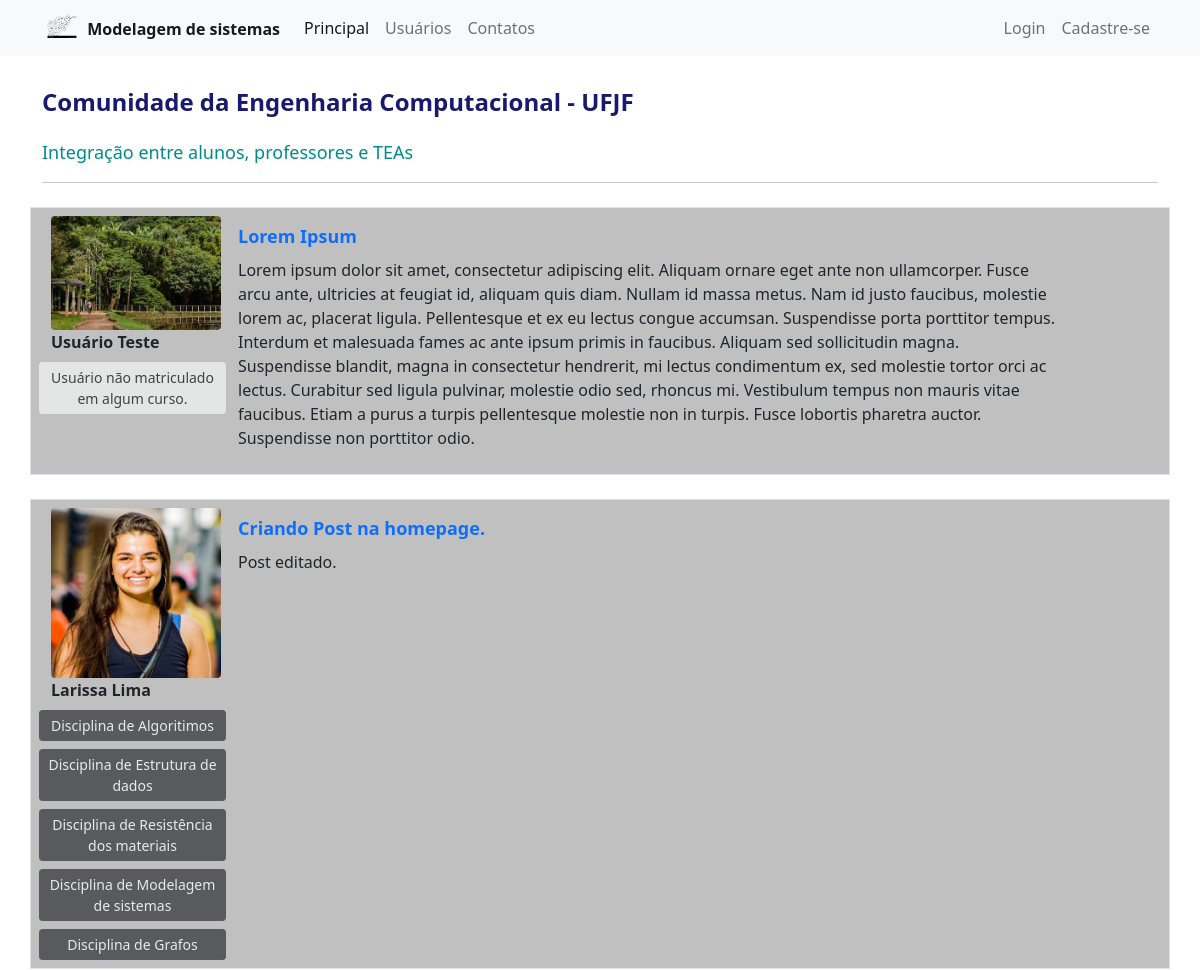
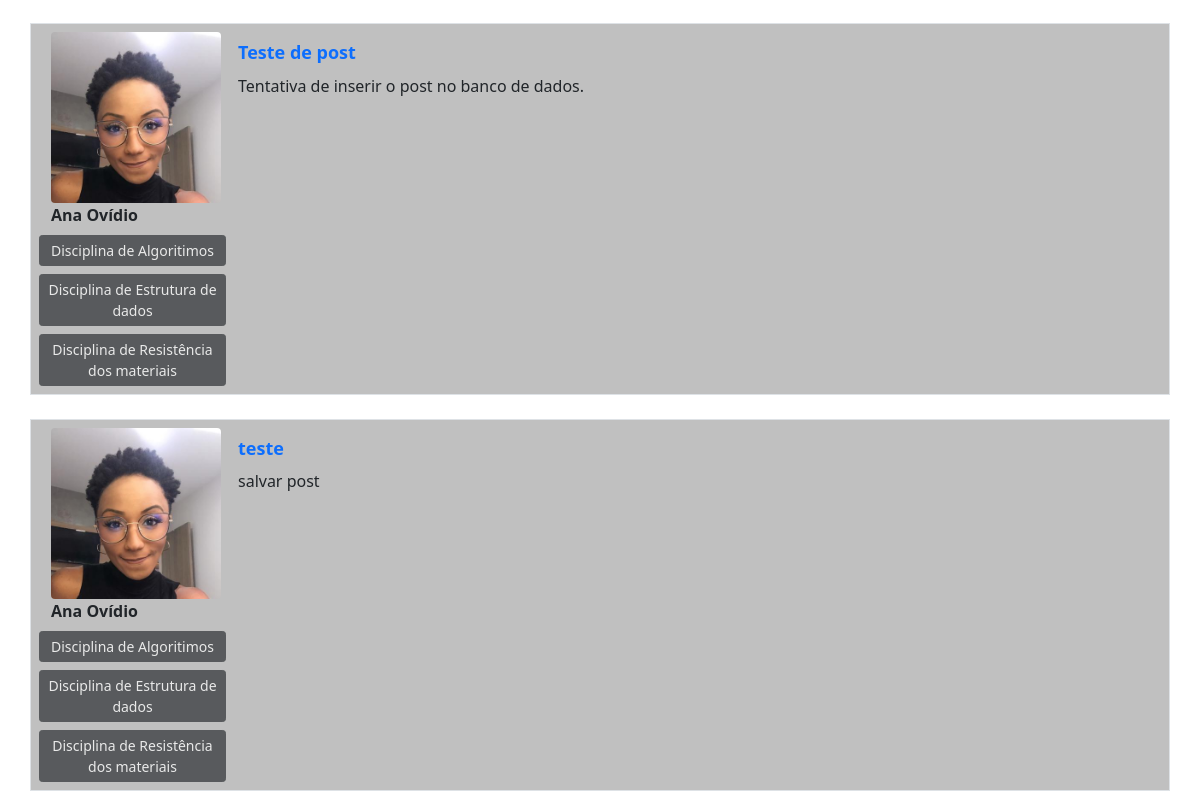
The page / on the database its author committed (2 pictures, top to bottom).
### general_system/models.py (models this page shows)
class Post(data_base.Model):
    id = data_base.Column(data_base.Integer, primary_key=True)
    title = data_base.Column(data_base.String, nullable=False)
    bory_text = data_base.Column(data_base.Text, nullable=False)
    date_create = data_base.Column(data_base.DateTime, nullable=False, default=datetime.utcnow)
    id_user = data_base.Column(data_base.Integer, data_base.ForeignKey('usuario.id'), nullable=False)

class Usuario(data_base.Model, UserMixin):
    id = data_base.Column(data_base.Integer, primary_key=True)
    username = data_base.Column(data_base.String, nullable=False)
    email = data_base.Column(data_base.String, nullable=False, unique=True)
    password = data_base.Column(data_base.String, nullable=False)
    perf_photo = data_base.Column(data_base.String, default='default.jpg')
    posts = data_base.relationship('Post', backref='autor', lazy=True)
    courses = data_base.Column(data_base.String, nullable=False, default='')

### general_system/routes.py (the view)
@app.route("/")
def home():
    posts = Post.query.order_by(Post.id.desc())
    return render_template('home.html', posts=posts)

### general_system/templates/home.html
{% extends 'base.html' %}
{% block bory %}
    <div class="container mt-3">
        <h1 style="color: midnightblue"><strong><font size="5">Comunidade da Engenharia Computacional - UFJF</font></strong></h1>
        <h2 style="color: darkcyan"><font size="4">Integração entre alunos, professores e TEAs</font></h2>
        <hr>
        {% for post in posts %}
            <div class="row border mt-4 p-2 publications">
                <div class="col col-2">
                    <div class="image pe-3 "> <img src="{{url_for('static', filename='image_id_user/{}'.format(post.autor.perf_photo))}}" class="rounded" width="170"> </div>
                    <strong>{{ post.autor.username }}</strong>
                    <div class="row justify-content-center">
                        {% if 'Não Informado' in post.autor.courses or post.autor.courses == '' %}
                            <button type="button" class="btn btn-sm btn-light mt-2" disabled>Usuário não matriculado em algum curso.</button>
                        {% else %}
                            {% for course in post.autor.courses.split(';') %}
                                 <button type="button" class="btn btn-sm btn-dark mt-2" disabled>{{ course }}</button>
                            {% endfor %}
                        {% endif %}
                    </div>
                </div>
                <div class="col col-9">
                    <a style="text-decoration: none" href="{{ url_for('expose_post', post_id=post.id) }}"><h3><strong> <font size="4">{{ post.title }}</font></strong></h3></a>
                    <p>{{ post.bory_text }}</p>
                </div>
            </div>
        {% endfor %}
    </div>
{% endblock %}

### general_system/static/main.css (style rules this page uses)
.publications { background: #c0c0c0 !important; }

### rows shown on the page
Post: perf_photo (picture), autor.username "Usuário Teste", shows "Usuário não matriculado em algum curso.", title "Lorem Ipsum", bory_text "Lorem ipsum dolor sit amet, consectetur adipiscing elit. Aliquam ornare eget ante non ullamcorper. Fusce arcu ante, ultricies at feugiat id, aliquam quis diam. Nullam id massa metus. Nam id justo faucibus, molestie lorem ac, placerat ligula. Pellentesque et ex eu lectus congue accumsan. Suspendisse porta porttitor tempus. Interdum et malesuada fames ac ante ipsum primis in faucibus. Aliquam sed sollicitudin magna. Suspendisse blandit, magna in consectetur hendrerit, mi lectus condimentum ex, sed molestie tortor orci ac lectus. Curabitur sed ligula pulvinar, molestie odio sed, rhoncus mi. Vestibulum tempus non mauris vitae faucibus. Etiam a purus a turpis pellentesque molestie non in turpis.…"
Post: perf_photo (picture), autor.username "Larissa Lima", course "Disciplina de Algoritimos" "Disciplina de Estrutura de dados" "Disciplina de Resistência dos materiais" "Disciplina de Modelagem de sistemas" "Disciplina de Grafos", title "Criando Post na homepage.", bory_text "Post editado."
Post: perf_photo (picture), autor.username "Ana Ovídio", course "Disciplina de Algoritimos" "Disciplina de Estrutura de dados" "Disciplina de Resistência dos materiais", title "Teste de post", bory_text "Tentativa de inserir o post no banco de dados."
Post: perf_photo (picture), autor.username "Ana Ovídio", course "Disciplina de Algoritimos" "Disciplina de Estrutura de dados" "Disciplina de Resistência dos materiais", title "teste", bory_text "salvar post"
